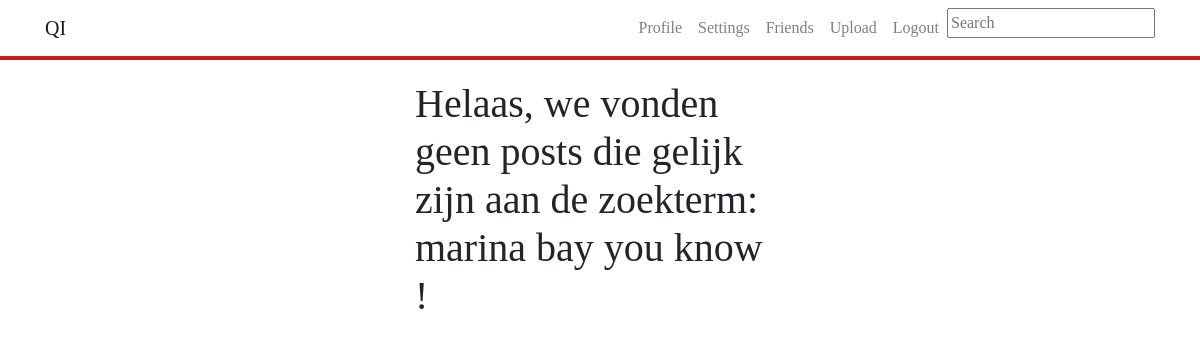
/search.php?txtSearch=marina bay you know ! (signed in), run on an earlier commit of the app's database.
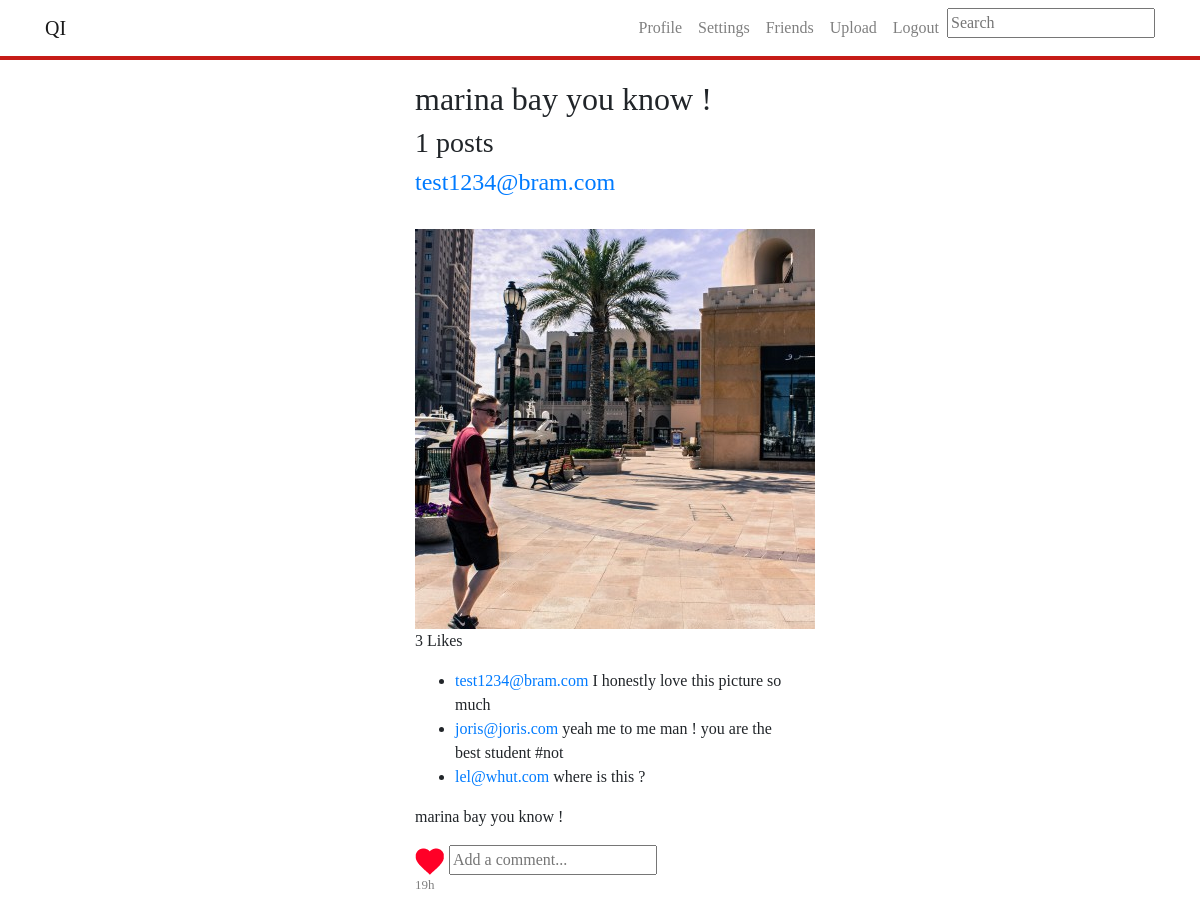
And on a later commit of the database.
### tables this page shows
CREATE TABLE `posts` (
  `id` int(11) NOT NULL,
  `filelocation` varchar(500) NOT NULL,
  `imageuserid` int(11) NOT NULL,
  `besch` varchar(500) NOT NULL,
  `user` varchar(500) NOT NULL,
  `timestamp` timestamp NOT NULL DEFAULT CURRENT_TIMESTAMP ON UPDATE CURRENT_TIMESTAMP
);

CREATE TABLE `comments` (
  `commentid` int(11) NOT NULL,
  `commentuserid` int(11) NOT NULL,
  `comment` varchar(300) NOT NULL,
  `commentpostid` int(11) NOT NULL,
  `commenttime` timestamp NOT NULL DEFAULT CURRENT_TIMESTAMP ON UPDATE CURRENT_TIMESTAMP,
  `email` varchar(200) NOT NULL
);

CREATE TABLE `users` (
  `id` int(11) NOT NULL,
  `email` varchar(255) NOT NULL,
  `password` varchar(255) NOT NULL,
  `avatar` varchar(500) NOT NULL,
  `bio` varchar(150) NOT NULL,
  `firstname` varchar(255) NOT NULL,
  `lastname` varchar(255) NOT NULL
);

### classes/postDetails.class.php (called while the page is built, shortened)
<?php
class postDetails{
    public function getPostHour($id){
        $conn = Db::getInstance();
        $postTime = $conn->prepare("SELECT timestamp FROM posts WHERE id = :id");
        $postTime->bindValue(':id', $id);
        $postTime->execute();
        $postTime = $postTime->fetch(PDO::FETCH_ASSOC);
        $currentTime = strtotime(date('Y-m-d H:i:s'));
        $postedTime = strtotime($postTime['timestamp']);
        $difference = $currentTime - $postedTime;
        $days = $difference/60/60/24;
        $hour = $difference/(60*60);
        $minutes = (abs($difference)/60);
        if(number_format($minutes, 0) < 1)
        {
            $result = "A moment ago";
        }
        elseif(number_format($hour, 0) < 1)
        {
            $result = number_format($minutes, 0). " minutes ago" ;
        }
        elseif(number_format($hour, 0) < 24)
        {
            $result = number_format($hour, 0)."h";
        }
        else
        {
            $result = number_format($days, 0)." days ago";
        }
        return $result;
    }
    public function likeCheck($postid){
        $conn = Db::getInstance();
        $likeSenderID = $_SESSION['userid'];
        $likeCheck = $conn->prepare("SELECT * FROM likes WHERE likeimageid = $postid AND likesendid = $likeSenderID");
        $likeCheck->execute();
        if ($likeCheck->rowCount() == 1) {
            return true;
        }
        else{return false;}
    }
    public function getLikes($postid){
    $conn = Db::getInstance();
        $likeCount = $conn->prepare("SELECT likeimageid FROM likes WHERE likeimageid = :likeimageid");
        $likeCount->bindValue(":likeimageid", $postid);
        $likeCount->execute();
        $result = $likeCount->rowCount();
        return $result;
    }
    public function getComments($postid){
        $conn = Db::getInstance();
        $getComments = $conn->prepare("SELECT * from comments where commentpostid = :postid");
        $getComments->bindValue(':postid', $postid);
        $getComments->execute();
        $comments = $getComments->fetchAll();
        return $comments;
    }
}
?>

### classes/User.class.php (called while the page is built, shortened)
<?php
class User{
    public function getProfile($userid)
    {
        $conn=Db::getInstance();
        $getProfile = $conn->prepare("select * from users where id = :id");
        $getProfile->bindValue(':id',$userid);
        $getProfile->execute();
        $profileInfo = $getProfile->fetch(PDO::FETCH_ASSOC);
        return $profileInfo;
    }
}

### search.php (the view, shortened to what this page needs)
<?php
include_once ('classes/postDetails.class.php');
include_once ('classes/User.class.php');
if(isset($_GET['txtSearch'])) {
    $conn = Db::getInstance();
    $searchKeyword = $_GET['txtSearch'];
    $results = array();
    $statement = $conn->prepare("SELECT * FROM posts WHERE besch LIKE :keywords OR user LIKE :keywords ORDER BY id DESC");
    $statement->bindValue(':keywords', '%' . $searchKeyword . '%');
    $statement->execute();
    if($statement->rowCount() >= 1){
        $results = $statement->fetchAll();
        $countPosts = $statement->rowCount();
    }
    else
    {
        $errorMessage = "Helaas, we vonden geen posts die gelijk zijn aan de zoekterm: ".$_GET['txtSearch'];
    }
}
?><!doctype html>
<html lang="en">
<head>
    <link rel="stylesheet" href="css/feed.css">
    <link rel="stylesheet" href="https://maxcdn.bootstrapcdn.com/bootstrap/4.0.0/css/bootstrap.min.css">
</head>
<?php include_once("includes/nav.inc.php"); ?>
<body>
<div class="indexFeed col-lg-4 mx-auto" style="margin-top: 80px;font-family: Oswald;">
    <h1><?php if(isset($errorMessage)){ echo $errorMessage;} ?></h1>
    <h2><?php if(isset($countPosts)){echo $_GET['txtSearch'];} ?></h2>
    <h3><?php if(isset($countPosts)){echo "<span>".$countPosts."</span>"." posts";} ?></h3>
        <?php foreach($results as $res): ?>
    <div class="post__user" >
        <h4 class=""><a class="" href="profile.php?userID=<?php echo $res['imageuserid'];?>"><?php echo $res['user']?></a></h4>
    </div>
    <div class="">
        <img class="" src="<?php echo $res['filelocation']?>" alt="">
    </div>
    <p>
        <?php
        $likeCounter = new postDetails();
        $likes = $likeCounter->getLikes($res['id']);
        if($likes == 0) {
            echo "No likes this yet";
        }
        elseif($likes == 1)
        {
            echo $likes." Like";
        }
        else
        {
            echo $likes." Likes";
        }
        ?>
    </p>
    <div style="padding: auto;">
        <ul class="commentsList<?php echo $i; ?>">
            <?php
            $singlePost = new postDetails();
            $comments = $singlePost->getComments($res['id']);
            ?>
            <?php foreach( $comments as $comment): ?>
                <li>
                    <a href="profile.php?userID=<?php echo $comment['commentuserid']; ?>">
                        <?php
                        $user = new User();
                        $r=$user->getProfile($comment['commentuserid']);
                        $email = $r['email'];
                        echo $email;
                        ?></a>
                    <span class="comment-text"><?php echo htmlspecialchars($comment['comment']); ?></span>
                </li>
            <?php endforeach; ?>
        </ul>
        <div class="card-text">
            <p><?php echo $res['besch']?></p>
        </div>
            <?php
            $like = new postDetails();
            $likeCheck = $like->likeCheck($res['id']);
            if($likeCheck)
            {
                $source = "images/heart_filled.png";
                $class = "btnUnlike";
            }
            else
            {
                $source = "images/heart_blank.png";
                $class = "btnLike";
            }
            ?>
    </div>
    <form>
        <img class="likeHeart <?php echo $class; ?> "src="<?php echo $source; ?>" alt="like"
             value="<?php echo $res['id'] ?>">
        <input class="commentField<?php echo $i; ?>" type="text" name="commentField" placeholder="Add a comment...">
    </form>
    <p style="color: grey;font-size: small;">
        <?php
        $timestamp = new postDetails();
        $timestamp = $timestamp->getPostHour($res['id']);
        echo $timestamp;
        ?>
    </p>
    <?php endforeach;?>
</body>
</html>

### includes/nav.inc.php (shortened to what this page needs)
<!doctype html>
<html lang="en">
<head>
    <link rel="stylesheet" href="https://maxcdn.bootstrapcdn.com/bootstrap/4.0.0/css/bootstrap.min.css">
</head>
<body>
<nav style="background-color: white; border-bottom: #c61c18 solid 4px; font-family: Oswald;"; class="navbar navbar-expand-lg navbar-light fixed-top" id="">
    <div class="container">
        <a class="navbar-brand" href="index.php">QI</a>
        <div class="collapse navbar-collapse" id="navbarResponsive">
    <ul class="navbar-nav ml-auto">
        <li class="nav-item">
            <a class="nav-link" href="profile.php?userID=<?php echo $_SESSION['userid'];?>">Profile</a>
        </li>
        <li class="nav-item">
            <a class="nav-link" href="Accountsettings.php">Settings</a>
        </li>
        <li class="nav-item">
            <a class="nav-link" href="friendlist.php">Friends</a>
        </li>
        <li class="nav-item">
            <a class="nav-link" href="imageupload.php">Upload</a>
        </li>
        <li class="nav-item">
            <a class="nav-link" href="includes/logout.inc.php">Logout</a>
        </li>
        <li class="nav-item">
            <div class="searchBar">
                <form name="formSearch" method="get" action="search.php">
                    <span><input id="txtSearch" type="text" name="txtSearch" placeholder="Search" required></span>
                </form>
            </div>
        </li>
    </ul>
        </div>
    </div>
</nav>
</body>
</html>

### css/feed.css (style rules this page uses)
.container { font-family: Oswald; }

What changed in the data, as far as the page shows it:
added posts: user "test1234@bram.com", filelocation (picture), likes "3", besch "marina bay you know !", timestamp "19h"
added comments: users.email "test1234@bram.com", comment "I honestly love this picture so much"
added comments: users.email "joris@joris.com", comment "yeah me to me man ! you are the best student #not"
added comments: users.email "lel@whut.com", comment "where is this ?"
Also different on the page:
$_GET['txtSearch']: (not shown) → "marina bay you know !"
$countPosts: (not shown) → "1"
$errorMessage: "Helaas, we vonden geen posts die gelijk zijn aan de zoekterm: marina bay you know !" → (not shown)
text now shown: "posts"
